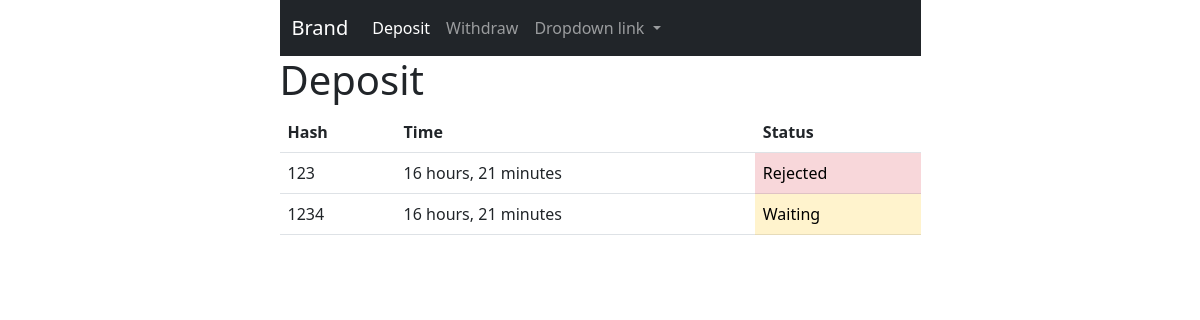
Before: /deposit (signed in) with the older database file.
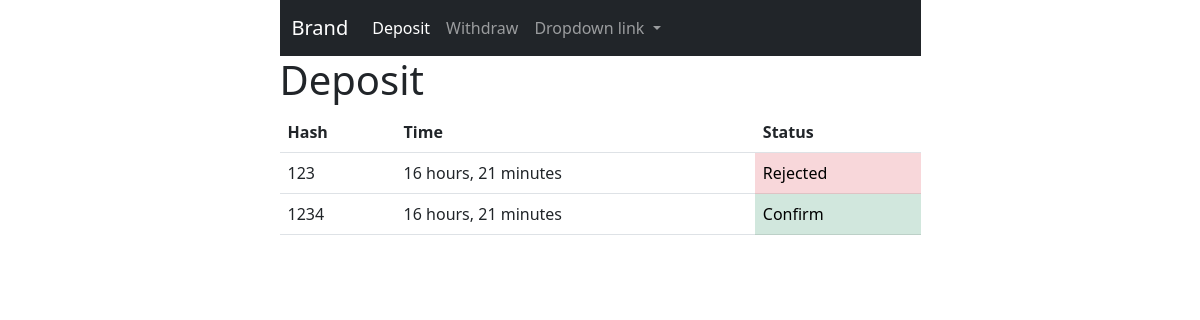
After: the same page with the newer database file.
### financial/models.py (models this page shows, shortened)
class Deposit(models.Model):
    user = models.ForeignKey(User, on_delete=models.CASCADE)
    date = models.DateTimeField(verbose_name="Date", auto_now_add=True, null=True)
    hash = models.CharField(max_length=1000, verbose_name='Transaction HASH or TXID', null=True, blank=True,
                            unique=True)
    is_approved = models.BooleanField(default=False)
    is_decline = models.BooleanField(default=False)
    objects = DepositManager()

### financial/views.py (the view, shortened to what this page needs)
# urls.py: path('deposit', deposit, name='deposit'),
@login_required(login_url='/login')
def deposit(request):
    deposit_form = DepositForm(request.POST or None)
    is_deposit_exist_approved = Deposit.objects.is_deposit_exist_approved(request.user)
    deposit_exist = Deposit.objects.filter(user__email=request.user).exists()
    deposit_list = Deposit.objects.filter(user__email=request.user)
    context = {
        'is_deposit_exist_approved': is_deposit_exist_approved,
        'deposit_form': deposit_form,
        'deposit_exist': deposit_exist,
        'deposit_list': deposit_list,
    }
    return render(request, 'financial/deposit.html', context)

### financial/models.py (called while the page is built)
    def is_deposit_exist_approved(self, user):
        deposit_list = Deposit.objects.filter(user__email=user)
        for deposit in deposit_list:
            if not deposit.is_approved and not deposit.is_decline:
                return True
            if deposit.is_approved:
                return True
        return False

### users/models.py (called while the page is built)
    def __str__(self):
        return self.email

### templates/financial/deposit.html (shortened to what this page needs)
{% extends 'shared/base.html' %}
{% load widget_tweaks %}
{% block content %}
    <h1>Deposit</h1>
    {% if deposit_exist %}
        <table class="table">
            <thead>
            <tr>
                <th scope="col">Hash</th>
                <th scope="col">Time</th>
                <th scope="col">Status</th>
            </tr>
            </thead>
            <tbody>
            {% for deposit in deposit_list %}
                <tr>
                    <td>{{ deposit.hash|truncatechars:5 }}</td>
                    <td>{{ deposit.date|timesince }}</td>
                    {% if deposit.is_approved and not deposit.is_decline %}
                        <td class="table-success">Confirm</td>
                    {% elif not deposit.is_approved and deposit.is_decline %}
                        <td class="table-danger">Rejected</td>
                    {% else %}
                        <td class="table-warning">Waiting</td>
                    {% endif %}
                </tr>
            {% endfor %}
            </tbody>
        </table>
    {% endif %}
{% endblock %}

Changed rows visible on the page:
changed Deposit (number 2 of 2 on the later page): is_approved "Waiting" → "Confirm"
